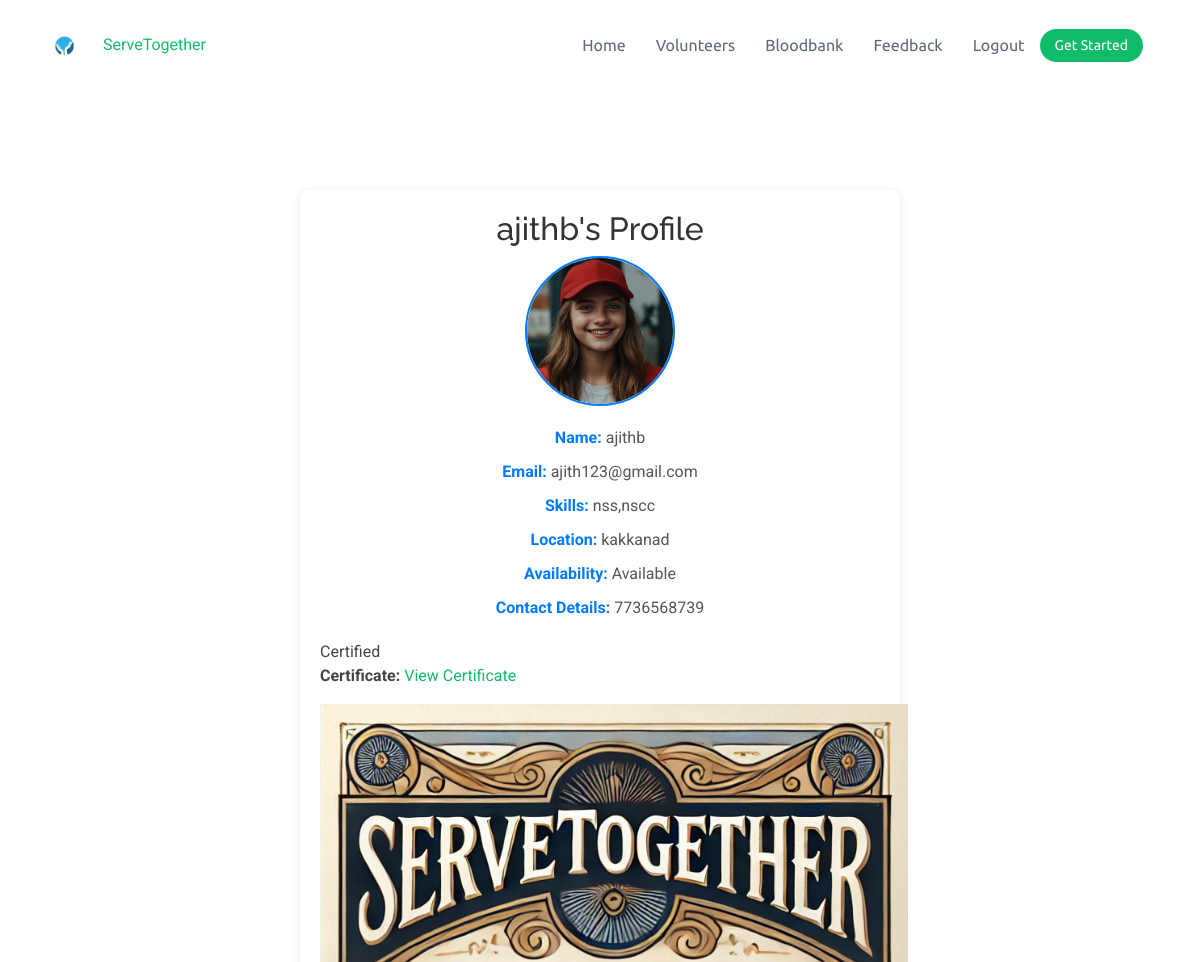
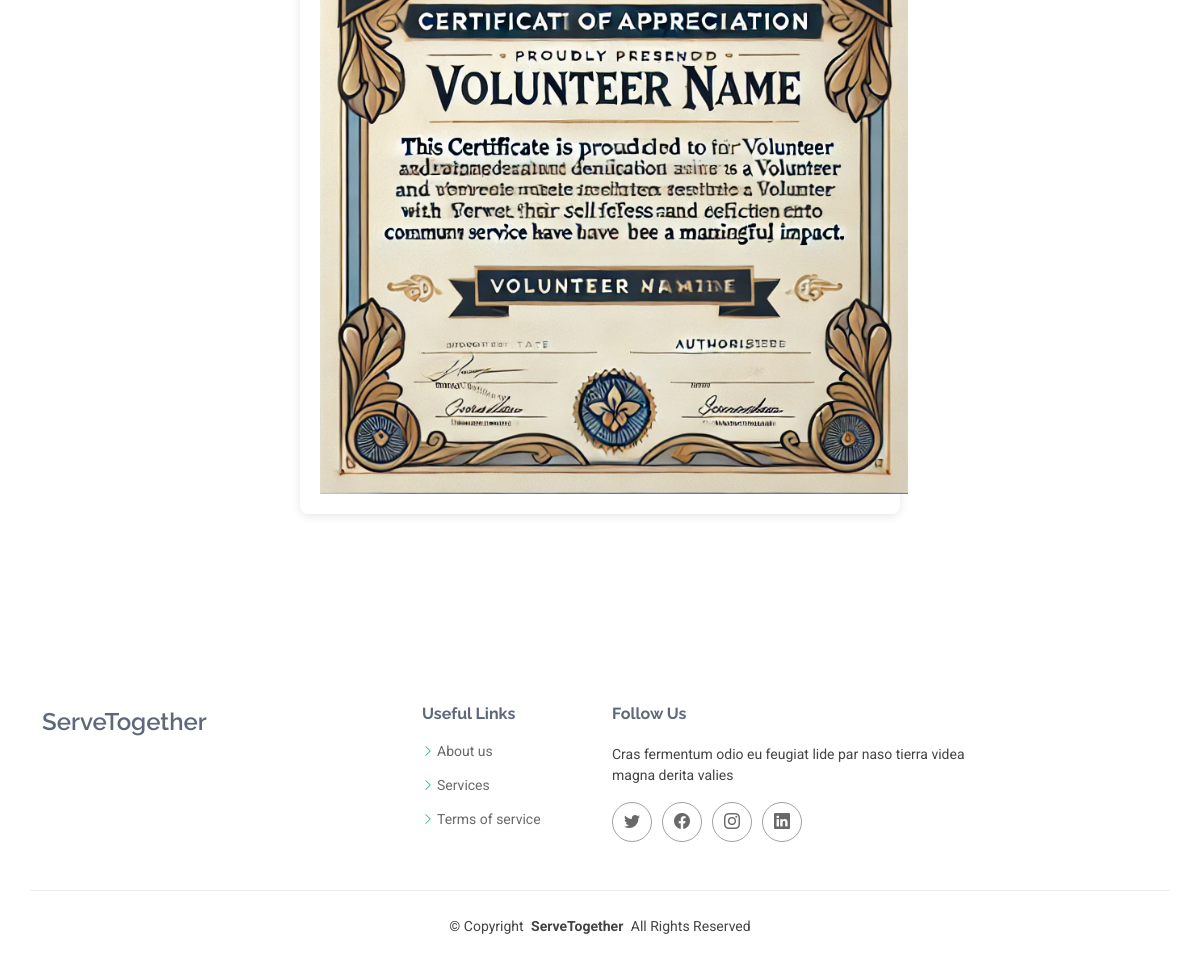
/volunteer-profile/45/ (signed in), run on the app's committed database (2 pictures, top to bottom).
### core/models.py (models this page shows)
class Volunteer(models.Model):
    user = models.OneToOneField(User, on_delete=models.CASCADE, related_name='volunteer_profile',null=True)
    name = models.CharField(max_length=100, default="Enter your Name")
    skills = models.TextField()
    location = models.CharField(max_length=100, null=True)
    availability = models.BooleanField()
    role = models.ForeignKey(Role, on_delete=models.SET_NULL, null=True, blank=True)
    email = models.EmailField(max_length=200, null=True, unique=True)
    contact_details = models.CharField(max_length=100, null=True)
    profile_picture = models.ImageField(upload_to='static/images/', null=True, blank=True)
    certified = models.BooleanField(default=False)  # Indicates whether the volunteer is certified
    certificate = models.FileField(upload_to='certificates/', blank=True, null=True)

### core/views.py (the view)
# urls.py: path('volunteer-profile/<int:id>/', views.volunteer_profile_view, name='view_volunteer_profile'),
@login_required
def volunteer_profile_view(request, id):
    volunteer = get_object_or_404(Volunteer, id=id)
    context = {'volunteer': volunteer}
    return render(request, 'view_profile.html', context)

### core/templates/view_profile.html (shortened to what this page needs)
{% extends 'base.html' %}
{% load static %}
{% block content %}
<body>
  <div class="profile-container">
    <h2>{{ volunteer.name }}'s Profile</h2>
    <div class="profile-card">
      {% if volunteer.profile_picture %}
        <img src="{{ volunteer.profile_picture.url }}" alt="{{ volunteer.name }}" class="profile-picture">
      {% else %}
        <img src="{% static 'default-profile.jpg' %}" alt="Default Profile" class="profile-picture">
      {% endif %}
      <ul class="profile-details">
        <li><strong>Name:</strong> {{ volunteer.name }}</li>
        <li><strong>Email:</strong> {{ volunteer.email }}</li>
        <li><strong>Skills:</strong> {{ volunteer.skills }}</li>
        <li><strong>Location:</strong> {{ volunteer.location }}</li>
        <li><strong>Availability:</strong> {{ volunteer.availability|yesno:"Available,Not Available" }}</li>
        <li><strong>Contact Details:</strong> {{ volunteer.contact_details }}</li>
      </ul>
    </div>
    {% if volunteer.certified %}
  <span class="certified-badge">Certified</span>
  {% if volunteer.certificate %}
    <p><strong>Certificate:</strong> <a href="{{ volunteer.certificate.url }}" target="_blank">View Certificate</a></p>
    <img src="{{ volunteer.certificate.url }}" alt="Certification" class="certificate-image">
  {% else %}
    <p>No certificate uploaded.</p>
  {% endif %}
{% endif %}
  </div>
</body>
<br><br><br><br><br><br><br><br><br><br>
{% endblock %}

### static/assets/css/main.css (style rules this page uses)
:root { --default-font: "Roboto", system-ui, -apple-system, "Segoe UI", Roboto, "Helvetica Neue", Arial, "Noto Sans", "Liberation Sans", sans-serif, "Apple Color Emoji", "Segoe UI Emoji", "Segoe UI Symbol", "Noto Color Emoji"; --heading-font: "Raleway", sans-serif; --nav-font: "Ubuntu", sans-serif; }
:root { --background-color: #ffffff; --default-color: #444444; --heading-color: #5f687b; --accent-color: #10bc69; --surface-color: #ffffff; --contrast-color: #ffffff; }
:root { --nav-color: #5f687b; --nav-hover-color: #10bc69; --nav-mobile-background-color: #ffffff; --nav-dropdown-background-color: #ffffff; --nav-dropdown-color: #5f687b; --nav-dropdown-hover-color: #10bc69; }
:root { scroll-behavior: smooth; }
body { color: var(--default-color); background-color: var(--background-color); font-family: var(--default-font); }
a { color: var(--accent-color); text-decoration: none; transition: 0.3s; }
h1, h2, h3, h4, h5, h6 { color: var(--heading-color); font-family: var(--heading-font); }

### core/templates/view_profile.html (style rules this page uses)
.profile-container { position: relative; top: 100px; max-width: 600px; margin: auto; background: white; border-radius: 8px; box-shadow: 0 2px 10px rgba(0, 0, 0, 0.1); padding: 20px; }
h2 { text-align: center; color: #333; }
.profile-card { text-align: center; }
.profile-picture { width: 150px; height: 150px; border-radius: 50%; object-fit: cover; border: 2px solid #007bff; }
.profile-details { list-style: none; padding: 0; margin: 20px 0; }
.profile-details li { margin: 10px 0; font-size: 16px; color: #555; }
.profile-details strong { color: #007bff; }

### data on the page
Volunteer: name "ajithb", profile_picture (picture), email "ajith123@gmail.com", skills "nss,nscc", location "kakkanad", availability "Available", contact_details "7736568739", certificate (picture)
